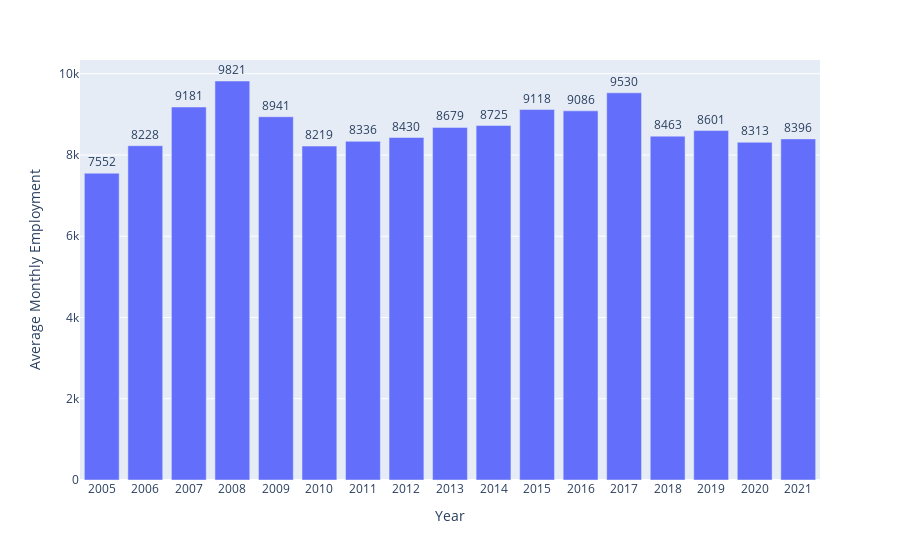

This figure's notebook cell:
### Code cell
cc_avgmthly_plot = px.bar(cathedral_city_df_yearly, x=cathedral_city_df_yearly.index, y='Average Monthly Employment', labels={'DATE': 'Year'}, text='Average Monthly Employment')
cc_avgmthly_plot.update_traces(textposition='outside')
cc_avgmthly_plot.show()

### Figure 1 — Plotly figure (JSON) as saved in the notebook; plotly's stock layout.template omitted (floating-point values rounded to 4 significant figures)
{"data": [{"alignmentgroup": "True", "hovertemplate": "Year=%{x}<br>Average Monthly Employment=%{text}<extra></extra>", "legendgroup": "", "marker": {"color": "#636efa", "pattern": {"shape": ""}}, "name": "", "offsetgroup": "", "orientation": "v", "showlegend": false, "text": [7552, 8228, 9181, 9821, 8941, 8219, 8336, 8430, 8679, 8725, 9118, 9086, 9530, 8463, 8601, 8313, 8396], "textposition": "outside", "type": "bar", "x": ["2005", "2006", "2007", "2008", "2009", "2010", "2011", "2012", "2013", "2014", "2015", "2016", "2017", "2018", "2019", "2020", "2021"], "xaxis": "x", "y": [7552, 8228, 9181, 9821, 8941, 8219, 8336, 8430, 8679, 8725, 9118, 9086, 9530, 8463, 8601, 8313, 8396], "yaxis": "y"}], "layout": {"barmode": "relative", "legend": {"tracegroupgap": 0}, "margin": {"t": 60}, "xaxis": {"anchor": "y", "domain": [0, 1], "title": {"text": "Year"}}, "yaxis": {"anchor": "x", "domain": [0, 1], "title": {"text": "Average Monthly Employment"}}}}
